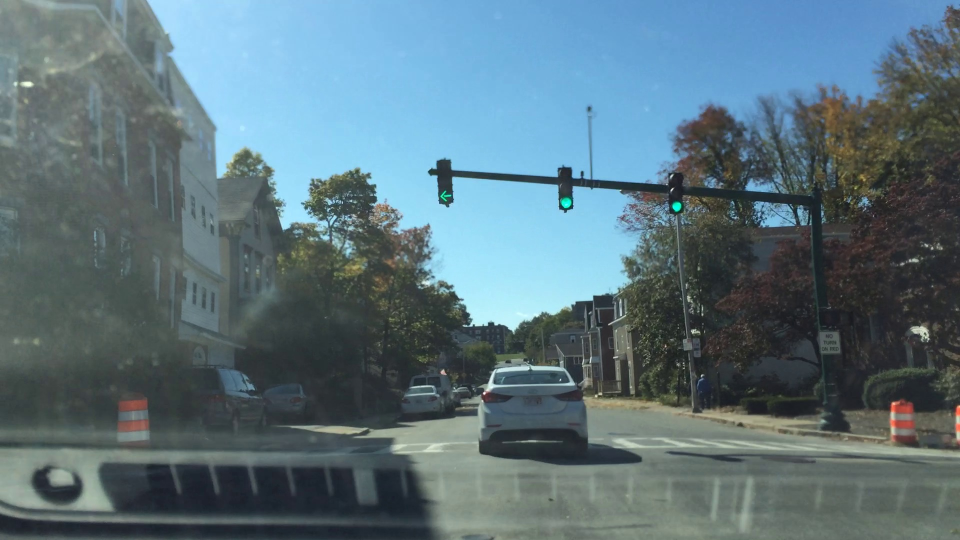
#> input picture 交通灯检测/1.jpg, 1920 x 1080 px (shown at 1/2 size)
$ python trafficlight.py
#> lines starting #> are read from the running program, lines starting #| are printed output that depends on the picture; after the words box and inside, x2 and y2 are one past the last pixel; in counts of white or black regions, pixels touching at a corner belong together
import cv2
import numpy as np
import cmath
import os

#找到高亮区域，判断面积大小，颜色，绿色看上方两点，红色看下方两点，分别上下延伸
def lightdetect(gray,src):
    contours, heirs = cv2.findContours(gray, cv2.RETR_EXTERNAL, cv2.CHAIN_APPROX_NONE)
    rec = [0]*4

    for cont in contours:
        Area = cv2.contourArea(cont)  # 计算轮廓面积
        rect = cv2.boundingRect(cont)  # 提取矩形坐标
        if Area < 2 or Area >500 or rect[1]>750*14/29:  # 过滤面积小于10的形状
            continue

        #rect = cv2.boundingRect(cont)  # 提取矩形坐标
        xi = (2 * int(rect[0]) + int(rect[2])) / 2
        yi = (2 * int(rect[1]) + int(rect[3])) / 2
        xi = int(xi)
        yi = int(yi)
        b, g, r = src[yi, xi]

        if g>r:
            yi=yi-rect[3];yj= yi -rect[3]
            b1,g1,r1=src[yi,xi];b2,g2,r2=src[yj,xi]
            if b1<150 and g1<150 and r1<150 and b2<150 and g2<150 and r2<150:
               rec[0]=rect[0]-6
               rec[1]=rect[1]-6-4*rect[3]
               rec[2]=rect[0] + rect[2]+6
               rec[3]=rect[1] + rect[3]+6
               cv2.rectangle(src, (rec[0], rec[1]), (rec[2] , rec[3]), (0, 0, 255),2)
               cv2.putText(src, "green", (rec[0] - 6, rec[1] - 6), cv2.FONT_HERSHEY_COMPLEX, 0.6, (0, 0, 255), 2)
        else:
            yi = yi + rect[3];yj= yi +rect[3]
            b1, g1, r1 = src[yi, xi];
            b2, g2, r2 = src[yj, xi]
            if b1 < 150 and g1 < 150 and r1 < 150 and b2 < 150 and g2 < 150 and r2 < 150:
                rec[0] = rect[0] - 6
                rec[1] = rect[1] - 6
                rec[2] = rect[0] + rect[2] + 6
                rec[3] = rect[1] + 5*rect[3] + 6
                cv2.rectangle(src, (rec[0], rec[1]), (rec[2], rec[3]), (0, 0, 255), 2)
                cv2.putText(src, "red", (rec[0]-6, rec[1]-6), cv2.FONT_HERSHEY_COMPLEX, 0.6, (0, 0, 255), 2)


#输入文件路径
filePath = "1.jpg"
src = cv2.imread(filePath)
#> src is the input picture: shape (1080, 1920, 3); mean B, G, R 124.6, 115.4, 92.2
img = cv2.resize(src, (1000,750), interpolation = cv2.INTER_CUBIC)
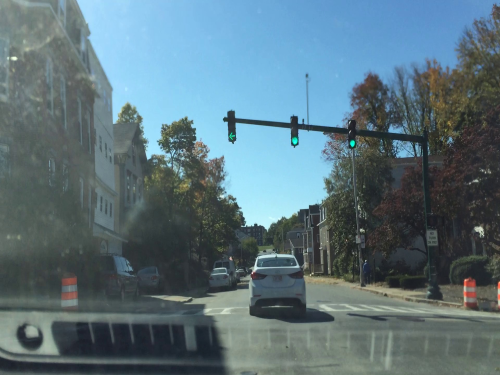
#> img: shape (750, 1000, 3) (shown at 1/2 size); mean B, G, R 124.6, 115.4, 92.2
#调整图像大小
src = cv2.resize(src,(1000,750),src,0,0,cv2.INTER_AREA)
#> src: shape (750, 1000, 3)

src_1 = src.copy()
shape = src.shape
#1、检测红色和绿色区域
for i in range(shape[0]):
    for j in range(shape[1]):
        B,G,R = src_1[i][j]
        if (B > 150 and G > 150 and R > 150) or (B < 50 and G < 50 and R < 50) or (B>G and B>R):
            src_1[i][j] = [0,0,0]

        #B, G, R = hsv[i][j]
        S = abs(int(G) - int(R))
        if S<=100:# and (G<100 or R<100):
            src_1[i][j] = [0, 0, 0]
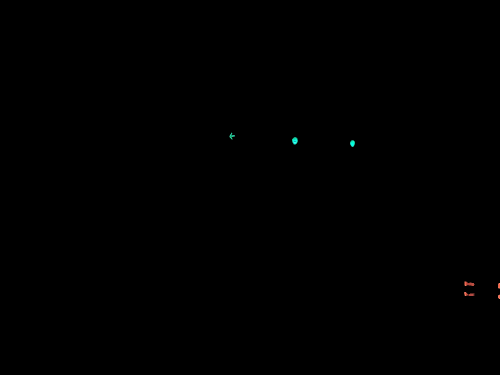
#> src_1: shape (750, 1000, 3) (shown at 1/2 size); mean B, G, R 0.1, 0.1, 0.1


#对图像进行灰度化
gray = cv2.cvtColor(src_1,cv2.COLOR_RGB2GRAY)

lightdetect(gray,src)
#> in lightdetect, `contours, heirs = cv2.findContours(gray, cv2.RETR_EXTERNAL, cv2.CHAIN_..`: contours = 7 contours, 1 with area under 20; largest, box (x1, y1, x2, y2) and area: (584, 274, 596, 289) 120, (929, 563, 949, 572) 98, (700, 280, 710, 294) 91, (928, 584, 949, 592) 72, (459, 265, 470, 279) 50, (996, 566, 1000, 577) 28
#> the loop in lightdetect, `for cont in contours:` made 7 passes
#> (Area, rect, xi, yi, b, g, r, yj) on passes 5 to 7: (91, (700, 280, 10, 14), 705, 273, 232, 255, 1, 259), (120, (584, 274, 12, 15), 590, 266, 230, 248, 19, 251), (50.5, (459, 265, 11, 14), 464, 258, 181, 235, 63, 244)
#> after the loop in lightdetect, `for cont in contours:`:
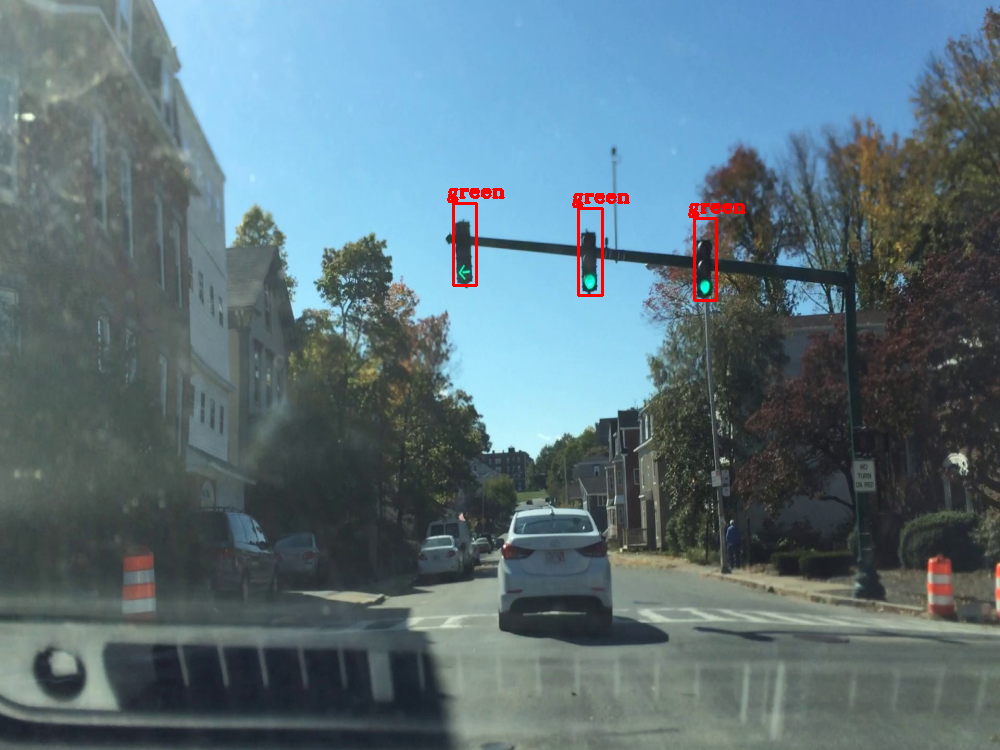
#> src: shape (750, 1000, 3); mean B, G, R 123.7, 114.7, 92.9
#> after the loop in lightdetect, `for cont in contours:`: rec = [453, 203, 476, 285]

cv2.imshow('src1',img)
cv2.imshow('src_1',src_1)
cv2.imshow('gray',gray)
cv2.imshow('src',src)

cv2.waitKey(0)
cv2.destroyAllWindows()

$ run again, with 交通灯检测/2.jpg copied over 交通灯检测/1.jpg
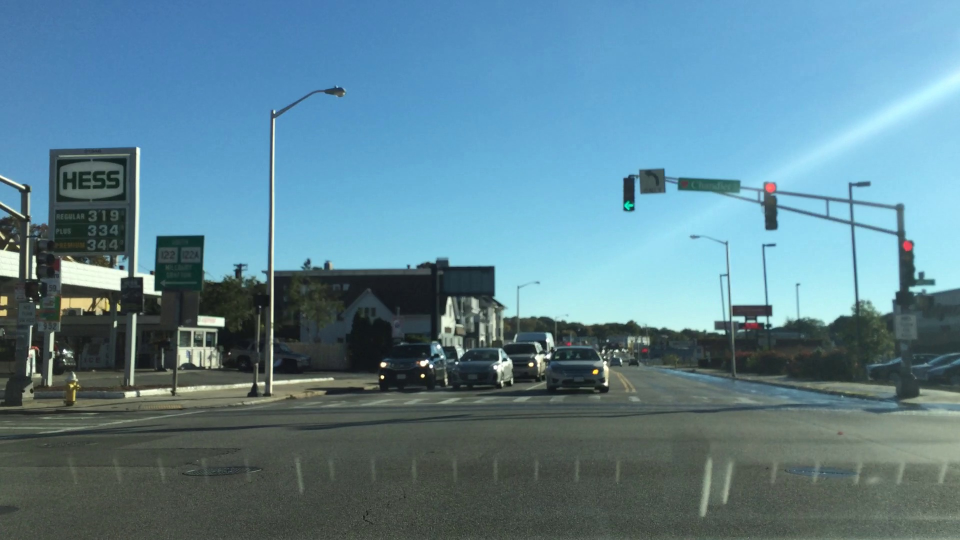
#> input picture 交通灯检测/2.jpg, 1920 x 1080 px (shown at 1/2 size)
#> src is the input picture: shape (1080, 1920, 3); mean B, G, R 145.7, 130.6, 93.5
#> `img = cv2.resize(src, (1000,750), interpolation = cv2.INTER_CUBIC)`:
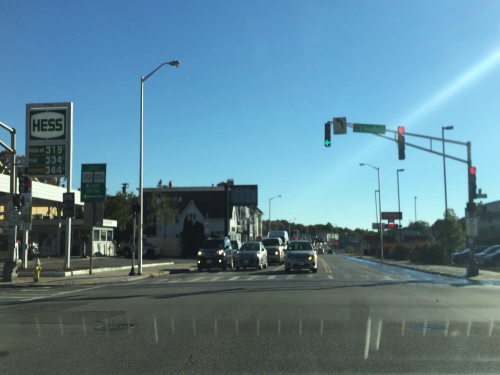
#> img: shape (750, 1000, 3) (shown at 1/2 size); mean B, G, R 145.7, 130.6, 93.5
#> contours = 4 contours, 1 with area under 20; largest, box (x1, y1, x2, y2) and area: (650, 279, 660, 292) 64, (941, 336, 950, 348) 62, (798, 256, 807, 266) 60
#> the loop in lightdetect, `for cont in contours:` made 4 passes
#> (Area, rect, xi, yi, b, g, r, yj) on passes 2 to 4: (61.5, (941, 336, 9, 12), 945, 354, 92, 72, 237, 366), (63.5, (650, 279, 10, 13), 655, 272, 185, 232, 15, 259), (60.5, (798, 256, 9, 10), 802, 271, 112, 127, 254, 281)
#> after the loop in lightdetect, `for cont in contours:`:
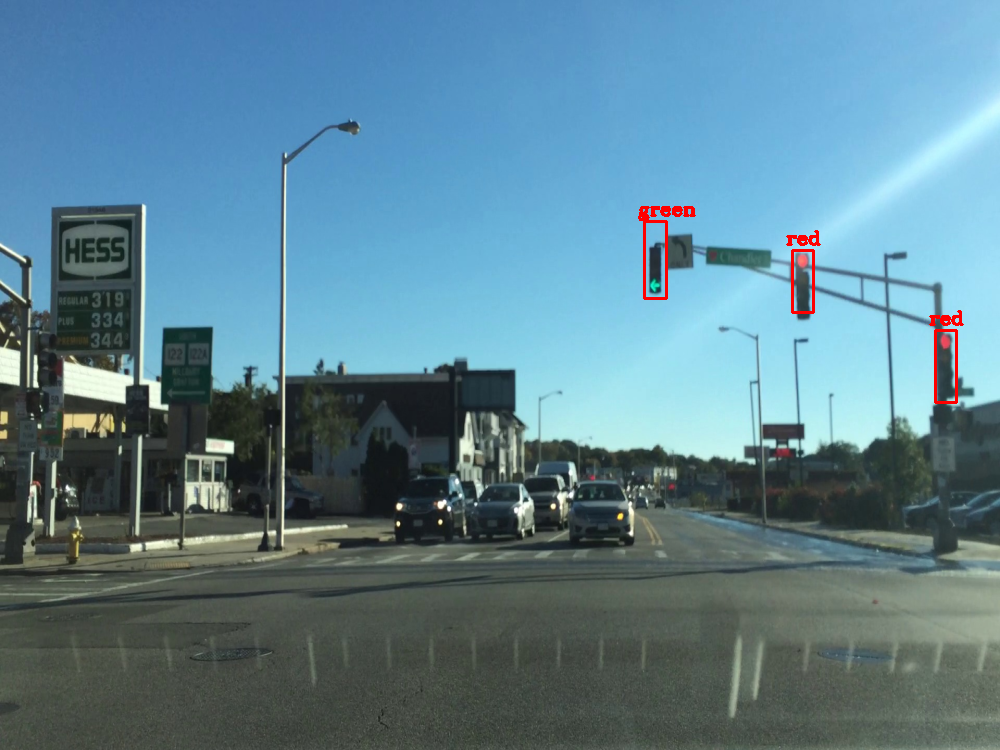
#> src: shape (750, 1000, 3); mean B, G, R 144.9, 130, 94
#> after the loop in lightdetect, `for cont in contours:`: rec = [792, 250, 813, 312]

$ run again, with 交通灯检测/3.jpg copied over 交通灯检测/1.jpg
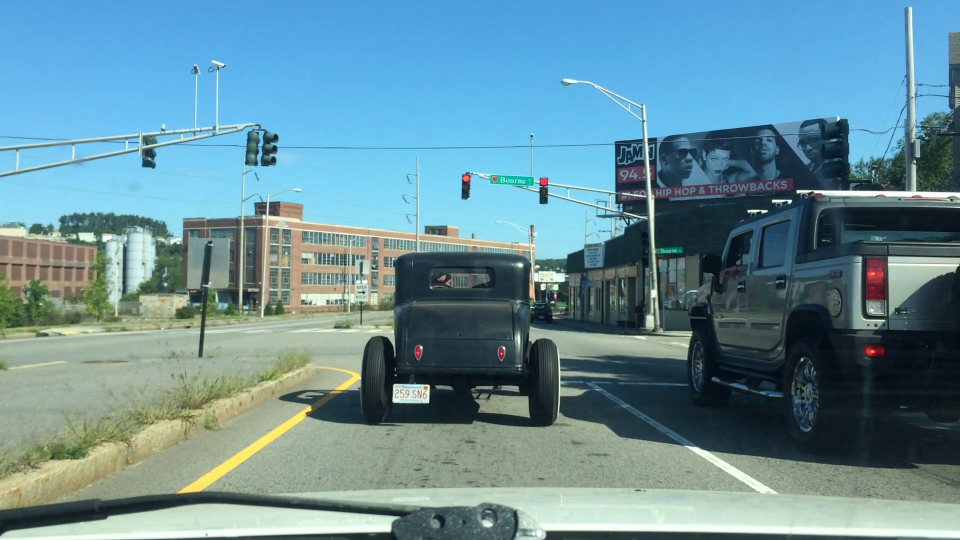
#> input picture 交通灯检测/3.jpg, 1920 x 1080 px (shown at 1/2 size)
#> src is the input picture: shape (1080, 1920, 3); mean B, G, R 153.4, 142.4, 103.4
#> `img = cv2.resize(src, (1000,750), interpolation = cv2.INTER_CUBIC)`:
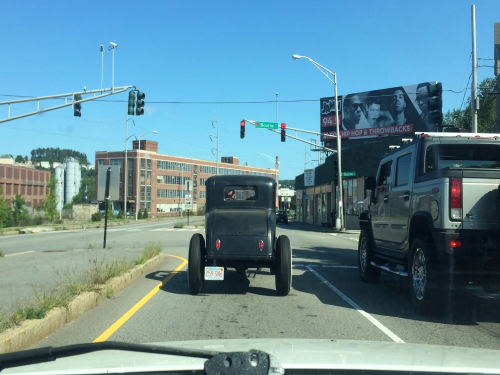
#> img: shape (750, 1000, 3) (shown at 1/2 size); mean B, G, R 153.4, 142.4, 103.4
#> contours = 11 contours, 5 with area under 20; largest, box (x1, y1, x2, y2) and area: (510, 243, 557, 259) 520, (903, 373, 920, 393) 190, (902, 483, 914, 493) 78, (563, 248, 570, 257) 44, (433, 483, 438, 495) 36, (482, 243, 489, 252) 36
#> the loop in lightdetect, `for cont in contours:` made 11 passes
#> (Area, rect, xi, yi, b, g, r, yj) on passes 9, 11: (43.5, (563, 248, 7, 9), 566, 261, 53, 34, 229, 270), (35.5, (482, 243, 7, 9), 485, 256, 88, 116, 255, 265)
#> after the loop in lightdetect, `for cont in contours:`:
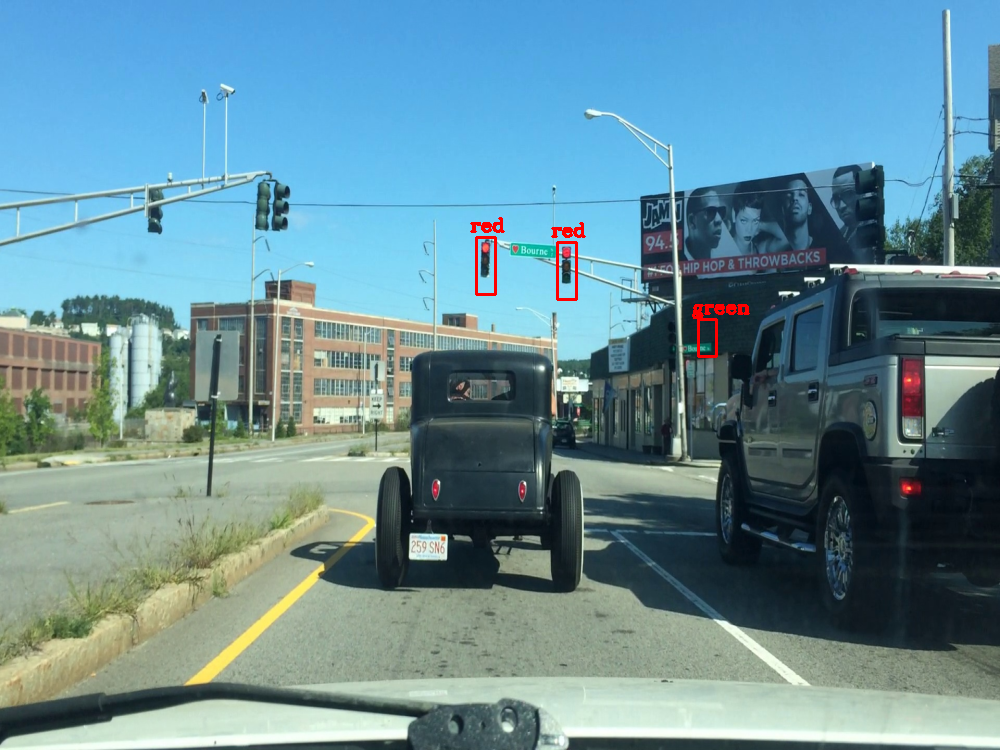
#> src: shape (750, 1000, 3); mean B, G, R 152.9, 142, 103.9
#> after the loop in lightdetect, `for cont in contours:`: rec = [476, 237, 495, 294]
